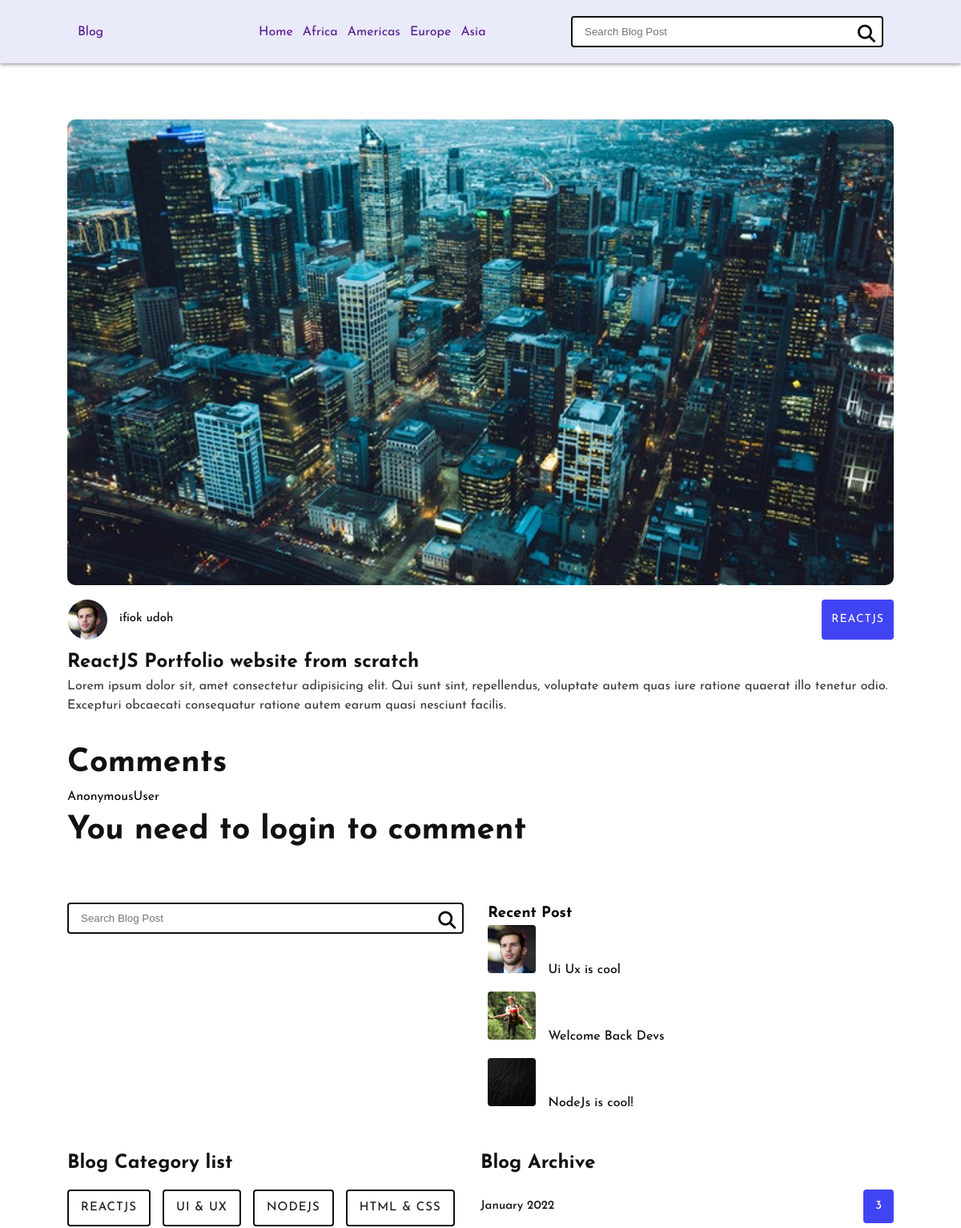
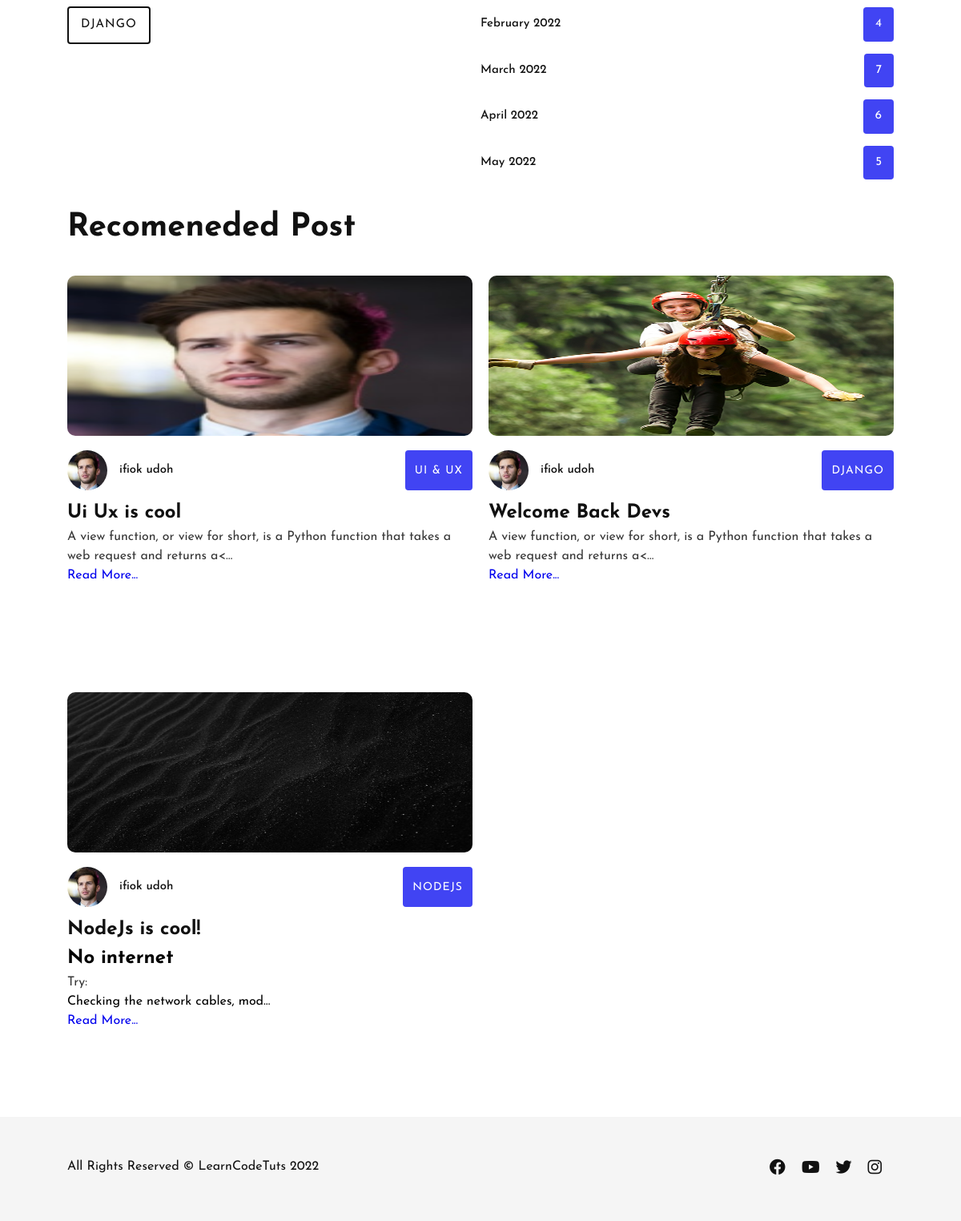
Page /Post-detail/1/ on the committed database (2 pictures, top to bottom).
### Blog/models.py (models this page shows, shortened)
class Post(models.Model):
    objects = models.Manager() # The default manager.
    published = PublishedManager() # Our custom manager.
    category = models.ForeignKey(Categories,on_delete=models.CASCADE,default='')
    STATUS_CHOICES = (
    ('draft', 'Draft'),
    ('published', 'Published'),
    )
    tags = TaggableManager()
    image = models.ImageField(upload_to='featured_image/%Y/%m/%d/',default = '')
    title = models.CharField(max_length=250)
    slug = models.SlugField(max_length=250, unique_for_date='publish')
    author = models.ForeignKey(BlogAuthor,on_delete=models.CASCADE,related_name='blog_posts')
    body= RichTextUploadingField()
    publish = models.DateTimeField(default=timezone.now)
    created = models.DateTimeField(auto_now_add=True)
    updated = models.DateTimeField(auto_now=True)
    status = models.CharField(max_length=10,choices=STATUS_CHOICES,default='draft')
    class Meta:
        ordering = ('-publish',)

class BlogAuthor(models.Model):
    user = models.OneToOneField(myuser, on_delete=models.CASCADE, blank=True, null=True)
    image = models.ImageField(upload_to="profile_pics/", blank=True, null=True)
    bio = models.TextField(blank=True, null=True)
    def __str__(self):
        return f'{self.user}'

class myuser(AbstractBaseUser, PermissionsMixin):
    email = models.EmailField(unique=True)
    first_name = models.CharField(max_length=40,blank=False)
    last_name = models.CharField(max_length=40,blank=False)
    date_joined = models.DateTimeField(auto_now_add=True)
    is_staff = models.BooleanField(default=False)
    is_active = models.BooleanField(default=True)
    USERNAME_FIELD = 'email'
    REQUIRED_FIELDS = ['first_name','last_name',]
    objects = CustomUserManager()
    def __str__(self):
        return f'{self.first_name} {self.last_name}'

class Categories(models.Model):
    title = models.CharField(max_length=100)
    def __str__(self):
        return f'{self.title}'

### Blog/views.py (the view, shortened to what this page needs)
# urls.py: path('Post-detail/<int:pk>/',views.Post_Detail, name='Post_Detail'),
def Post_Detail(request,pk):
    post = Post.objects.get(id = pk)
    comments = post.comments.filter(active = True)
    recent_posts  = Post.objects.filter(status = 'published')[0:3]
    category = Categories.objects.all()
    print(request.POST)
    comment_form = CommentForm(data = request.POST)
    return render(request,'Blog/post_detail.html',{'post':post,'recent_posts':recent_posts,'category':category,'comments':comments,'comment_form':comment_form })

### Blog/forms.py
class CommentForm(forms.ModelForm):
    class Meta:
        model = BlogComment
        fields = ('body','parent')

### Blog/templates/Blog/post_detail.html (shortened to what this page needs)
{% load static %}
<!DOCTYPE html>
<html lang="en">
<head>
    <link rel="stylesheet" href="{% static 'css/post_detail.css' %}">
    <link rel="stylesheet" href="https://cdnjs.cloudflare.com/ajax/libs/font-awesome/6.2.0/css/all.min.css" />
</head>
<body >
    <header class="header-area">
        <div class="container">
            <div class="logo">
                <a href="">Blog</a>
            </div>
            <div class="nav-block">
                <div class="navigation--item">
                    <a href="">Home</a>
                    <a href="">Africa</a>
                    <a href="">Americas</a>
                    <a href="">Europe</a>
                    <a href="">Asia</a>
                </div>
                <div class="blog-search">
                    <form action="#">
                        <input type="search" placeholder="Search Blog Post">
                        <button type="submit">
                            <i class="fa-solid fa-magnifying-glass"></i>
                        </button>
                    </form>
                </div>
            </div>
        </div>
    </header>
    <section class="main-area-container" style="margin-top: 70px ;">
        <div class="main-area-wrapper">
            <div class="blog-container">
                <div class="blog-container-wrapper">
                    <div class="blog-card">
                        <img class="card-image" src="{{post.image.url}}" alt="">
                        <div class="blog-item">
                            <div class="blog-list-meta">
                                <a class="blog-author" href="#">
                                    <img src="{{post.author.image.url}}" alt="Blog Author">
                                    <span>{{post.author}}</span>
                                </a>
                                <a class="blog-category" href="#">{{post.category}}</a>
                            </div>
                            <div class="blog-text">
                                <h3>{{post.title}}</h3>
                                <p>{{post.body|safe}}</p>
                            </div>
                        </div>
                    </div>
                   <div class="blog-details-contact-form">
                        <h2>Comments</h2>
                        {{request.user}}
                        {% if user.is_authenticated %}
                        <form action="" method="POST">
                            {% csrf_token %}
                            {{ comment_form.body}}
                           <p>
                                <button type="submit">
                                    Comment
                                    <i class="bi bi-send"></i>
                                </button>
                            </p>
                        </form>
                        {% else %}
                        <h2>You need to login to comment</h2>
                        {% endif %}
                   </div>
                </div>
            </div>
            <div class="blog-sidebar">
                <div class="sidebar-container-1">
                    <div class="blog-search-sidebar">
                        <form action="{% url 'Search_Result' %}" method="POST">
                            <input name="query" type="search" placeholder="Search Blog Post" >
                            <button type="submit">
                                <i class="fa-solid fa-magnifying-glass"></i>
                            </button>
                        </form>
                    </div>
                    <div class="sidebar-widget recent-post">
                        <h3>Recent Post</h3>
                        {% for data in recent_posts %}
                        <div class="single-recent-post">
                            <a href="{% url 'Post_Detail' data.pk %}">
                                <img src="{{ data.image.url }}" alt="Recent Post">
                                <span>{{data.title}}</span>
                            </a>
                        </div>
                        {% endfor %}
                    </div>
                </div>
                <div class="sidebar-container-2">
                    <div class="blog-category-list">
                        <h3>Blog Category list</h3>
                        <ul>
                            {% for data in category %}
                                <li><a href="#">{{data.title}}</a></li>
                            {% endfor %}
                        </ul>
                    </div>
                    <div class="blog-archive-list">
                        <h3>Blog Archive</h3>
                        <ul>
                            <li>
                                <a href="#">
                                    <span class="archive-date">January 2022</span>
                                    <span class="archive-post-number">3</span>
                                </a>
                            </li>
                            <li>
                                <a href="#">
                                    <span class="archive-date">February 2022</span>
                                    <span class="archive-post-number">4</span>
                                </a>
                            </li>
                            <li>
                                <a href="#">
                                    <span class="archive-date">March 2022</span>
                                    <span class="archive-post-number">7</span>
                                </a>
                            </li>
                            <li>
                                <a href="#">
                                    <span class="archive-date">April 2022</span>
                                    <span class="archive-post-number">6</span>
                                </a>
                            </li>
                            <li>
                                <a href="#">
                                    <span class="archive-date">May 2022</span>
                                    <span class="archive-post-number">5</span>
                                </a>
                            </li>
                        </ul>
                    </div>
                </div>
            </div>
        </div>
    </section>
    <section class="recommended-area-container">
        <div class="recommended-area-wrapper">
            <h2>Recomeneded Post</h2>
            <div class="recommended-container-wrapper">
                {% for data in recent_posts %}
                    <div class="blog-card">
                        <img class="card-image" src="{{data.image.url}}" alt="">
                        <div class="blog-item">
                            <div class="blog-list-meta">
                                <a class="blog-author" href="#">
                                    <img src="{{data.author.image.url}}" alt="Blog Author">
                                    <span>{{data.author}}</span>
                                </a>
                                <a class="blog-category" href="#">{{data.category}}</a>
                            </div>
                            <div class="blog-text">
                                <h3>{{data.title}}</h3>
                                <p>{{ data.body|safe|truncatechars:100 }}</p>
                                <a class="blog-list-btn" href="{% url 'Post_Detail' data.id %}">Read More...</a>
                            </div>
                        </div>
                    </div>
                {% endfor %}
            </div>
        </div>
    </section>
     <footer class="footer-area">
        <div class="footer-container">
            <div class="copyright-text">
                <p>All Rights Reserved &copy LearnCodeTuts 2022</p>
            </div>
            <div class="footer-social">
                <a href="#"><i class="fa-brands fa-facebook"></i></a>
                <a href="#"><i class="fa-brands fa-youtube"></i></a>
                <a href="#"><i class="fa-brands fa-twitter"></i></a>
                <a href="#"><i class="fa-brands fa-instagram"></i></a>
            </div>
        </div>
     </footer>
</body>
</html>

### rows in the picture
Post: image (picture), author.image (picture), author "ifiok udoh", category "REACTJS", title "ReactJS Portfolio website from scratch", body "Lorem ipsum dolor sit, amet consectetur adipisicing elit. Qui sunt sint, repellendus, voluptate autem quas iure ratione quaerat illo tenetur odio. Excepturi obcaecati consequatur ratione autem earum quasi nesciunt facilis."
Post: image (picture), title "Ui Ux is cool", author.image (picture), author "ifiok udoh", category "UI & UX", body "A view function, or view for short, is a Python function that takes a web request and returns a<…"
Post: image (picture), title "Welcome Back Devs", author.image (picture), author "ifiok udoh", category "DJANGO", body "A view function, or view for short, is a Python function that takes a web request and returns a<…"
Post: image (picture), title "NodeJs is cool!", author.image (picture), author "ifiok udoh", category "NODEJS", body "No internet Try: Checking the network cables, mod…"
Categories: title "REACTJS"
Categories: title "UI & UX"
Categories: title "NODEJS"
Categories: title "HTML & CSS"
Categories: title "DJANGO"

### other values in the picture
{{ request.user }} "AnonymousUser"
